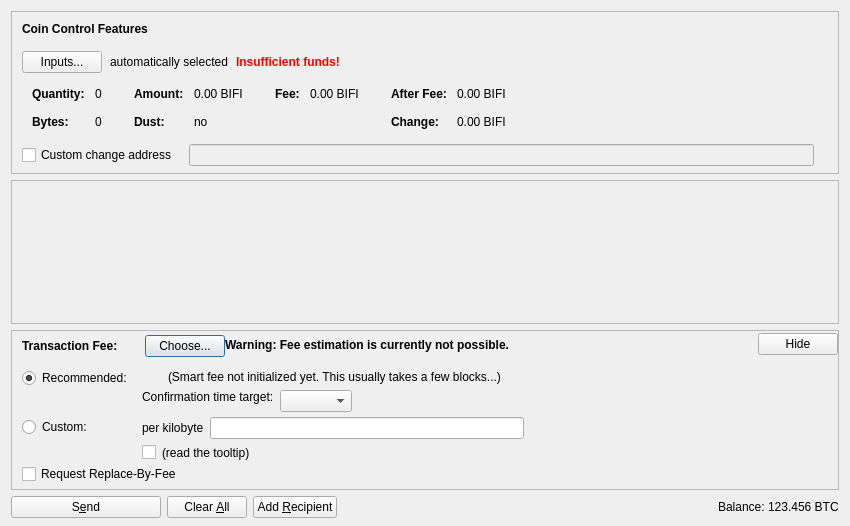
<?xml version="1.0" encoding="UTF-8"?>
<ui version="4.0">
 <class>SendCoinsDialog</class>
 <widget class="QDialog" name="SendCoinsDialog">
  <property name="geometry">
   <rect>
    <x>0</x>
    <y>0</y>
    <width>850</width>
    <height>526</height>
   </rect>
  </property>
  <property name="windowTitle">
   <string>Send Coins</string>
  </property>
  <layout class="QVBoxLayout" name="verticalLayout" stretch="0,1,0,0">
   <property name="bottomMargin">
    <number>8</number>
   </property>
   <item>
    <widget class="QFrame" name="frameCoinControl">
     <property name="sizePolicy">
      <sizepolicy hsizetype="Expanding" vsizetype="Expanding">
       <horstretch>0</horstretch>
       <verstretch>0</verstretch>
      </sizepolicy>
     </property>
     <property name="maximumSize">
      <size>
       <width>16777215</width>
       <height>16777215</height>
      </size>
     </property>
     <property name="frameShape">
      <enum>QFrame::StyledPanel</enum>
     </property>
     <property name="frameShadow">
      <enum>QFrame::Sunken</enum>
     </property>
     <layout class="QVBoxLayout" name="verticalLayoutCoinControl2">
      <property name="spacing">
       <number>0</number>
      </property>
      <property name="leftMargin">
       <number>0</number>
      </property>
      <property name="topMargin">
       <number>0</number>
      </property>
      <property name="rightMargin">
       <number>0</number>
      </property>
      <property name="bottomMargin">
       <number>6</number>
      </property>
      <item>
       <layout class="QVBoxLayout" name="verticalLayoutCoinControl" stretch="0,0,0,0,1">
        <property name="spacing">
         <number>0</number>
        </property>
        <property name="leftMargin">
         <number>10</number>
        </property>
        <property name="topMargin">
         <number>10</number>
        </property>
        <item>
         <layout class="QHBoxLayout" name="horizontalLayoutCoinControl1">
          <property name="bottomMargin">
           <number>15</number>
          </property>
          <item>
           <widget class="QLabel" name="labelCoinControlFeatures">
            <property name="sizePolicy">
             <sizepolicy hsizetype="Preferred" vsizetype="Maximum">
              <horstretch>0</horstretch>
              <verstretch>0</verstretch>
             </sizepolicy>
            </property>
            <property name="font">
             <font>
              <weight>75</weight>
              <bold>true</bold>
             </font>
            </property>
            <property name="styleSheet">
             <string notr="true">font-weight:bold;</string>
            </property>
            <property name="text">
             <string>Coin Control Features</string>
            </property>
           </widget>
          </item>
         </layout>
        </item>
        <item>
         <layout class="QHBoxLayout" name="horizontalLayoutCoinControl2" stretch="0,0,0,0">
          <property name="spacing">
           <number>8</number>
          </property>
          <property name="bottomMargin">
           <number>10</number>
          </property>
          <item>
           <widget class="QPushButton" name="pushButtonCoinControl">
            <property name="styleSheet">
             <string notr="true"/>
            </property>
            <property name="text">
             <string>Inputs...</string>
            </property>
            <property name="autoDefault">
             <bool>false</bool>
            </property>
           </widget>
          </item>
          <item>
           <widget class="QLabel" name="labelCoinControlAutomaticallySelected">
            <property name="text">
             <string>automatically selected</string>
            </property>
            <property name="margin">
             <number>5</number>
            </property>
           </widget>
          </item>
          <item>
           <widget class="QLabel" name="labelCoinControlInsuffFunds">
            <property name="font">
             <font>
              <weight>75</weight>
              <bold>true</bold>
             </font>
            </property>
            <property name="styleSheet">
             <string notr="true">color:red;font-weight:bold;</string>
            </property>
            <property name="text">
             <string>Insufficient funds!</string>
            </property>
            <property name="margin">
             <number>5</number>
            </property>
           </widget>
          </item>
          <item>
           <spacer name="horizontalSpacerCoinControl">
            <property name="orientation">
             <enum>Qt::Horizontal</enum>
            </property>
            <property name="sizeHint" stdset="0">
             <size>
              <width>40</width>
              <height>1</height>
             </size>
            </property>
           </spacer>
          </item>
         </layout>
        </item>
        <item>
         <widget class="QWidget" name="widgetCoinControl" native="true">
          <property name="sizePolicy">
           <sizepolicy hsizetype="Preferred" vsizetype="Preferred">
            <horstretch>0</horstretch>
            <verstretch>0</verstretch>
           </sizepolicy>
          </property>
          <property name="minimumSize">
           <size>
            <width>0</width>
            <height>0</height>
           </size>
          </property>
          <property name="styleSheet">
           <string notr="true"/>
          </property>
          <layout class="QHBoxLayout" name="horizontalLayoutCoinControl5">
           <property name="leftMargin">
            <number>0</number>
           </property>
           <property name="topMargin">
            <number>0</number>
           </property>
           <property name="rightMargin">
            <number>0</number>
           </property>
           <property name="bottomMargin">
            <number>0</number>
           </property>
           <item>
            <layout class="QHBoxLayout" name="horizontalLayoutCoinControl3" stretch="0,0,0,1">
             <property name="spacing">
              <number>20</number>
             </property>
             <property name="topMargin">
              <number>0</number>
             </property>
             <property name="bottomMargin">
              <number>10</number>
             </property>
             <item>
              <layout class="QFormLayout" name="formLayoutCoinControl1">
               <property name="horizontalSpacing">
                <number>10</number>
               </property>
               <property name="verticalSpacing">
                <number>14</number>
               </property>
               <property name="leftMargin">
                <number>10</number>
               </property>
               <property name="topMargin">
                <number>4</number>
               </property>
               <property name="rightMargin">
                <number>6</number>
               </property>
               <item row="0" column="0">
                <widget class="QLabel" name="labelCoinControlQuantityText">
                 <property name="font">
                  <font>
                   <weight>75</weight>
                   <bold>true</bold>
                  </font>
                 </property>
                 <property name="text">
                  <string>Quantity:</string>
                 </property>
                 <property name="margin">
                  <number>0</number>
                 </property>
                </widget>
               </item>
               <item row="0" column="1">
                <widget class="QLabel" name="labelCoinControlQuantity">
                 <property name="cursor">
                  <cursorShape>IBeamCursor</cursorShape>
                 </property>
                 <property name="contextMenuPolicy">
                  <enum>Qt::ActionsContextMenu</enum>
                 </property>
                 <property name="text">
                  <string notr="true">0</string>
                 </property>
                 <property name="margin">
                  <number>0</number>
                 </property>
                 <property name="textInteractionFlags">
                  <set>Qt::LinksAccessibleByMouse|Qt::TextSelectableByKeyboard|Qt::TextSelectableByMouse</set>
                 </property>
                </widget>
               </item>
               <item row="1" column="0">
                <widget class="QLabel" name="labelCoinControlBytesText">
                 <property name="font">
                  <font>
                   <weight>75</weight>
                   <bold>true</bold>
                  </font>
                 </property>
                 <property name="text">
                  <string>Bytes:</string>
                 </property>
                </widget>
               </item>
               <item row="1" column="1">
                <widget class="QLabel" name="labelCoinControlBytes">
                 <property name="cursor">
                  <cursorShape>IBeamCursor</cursorShape>
                 </property>
                 <property name="contextMenuPolicy">
                  <enum>Qt::ActionsContextMenu</enum>
                 </property>
                 <property name="text">
                  <string notr="true">0</string>
                 </property>
                 <property name="textInteractionFlags">
                  <set>Qt::LinksAccessibleByMouse|Qt::TextSelectableByKeyboard|Qt::TextSelectableByMouse</set>
                 </property>
                </widget>
               </item>
              </layout>
             </item>
             <item>
              <layout class="QFormLayout" name="formLayoutCoinControl2">
               <property name="horizontalSpacing">
                <number>10</number>
               </property>
               <property name="verticalSpacing">
                <number>14</number>
               </property>
               <property name="leftMargin">
                <number>6</number>
               </property>
               <property name="topMargin">
                <number>4</number>
               </property>
               <property name="rightMargin">
                <number>6</number>
               </property>
               <item row="0" column="0">
                <widget class="QLabel" name="labelCoinControlAmountText">
                 <property name="font">
                  <font>
                   <weight>75</weight>
                   <bold>true</bold>
                  </font>
                 </property>
                 <property name="text">
                  <string>Amount:</string>
                 </property>
                 <property name="margin">
                  <number>0</number>
                 </property>
                </widget>
               </item>
               <item row="0" column="1">
                <widget class="QLabel" name="labelCoinControlAmount">
                 <property name="cursor">
                  <cursorShape>IBeamCursor</cursorShape>
                 </property>
                 <property name="contextMenuPolicy">
                  <enum>Qt::ActionsContextMenu</enum>
                 </property>
                 <property name="text">
                  <string notr="true">0.00 BIFI</string>
                 </property>
                 <property name="textInteractionFlags">
                  <set>Qt::LinksAccessibleByMouse|Qt::TextSelectableByKeyboard|Qt::TextSelectableByMouse</set>
                 </property>
                </widget>
               </item>
               <item row="1" column="0">
                <widget class="QLabel" name="labelCoinControlLowOutputText">
                 <property name="font">
                  <font>
                   <weight>75</weight>
                   <bold>true</bold>
                  </font>
                 </property>
                 <property name="text">
                  <string>Dust:</string>
                 </property>
                </widget>
               </item>
               <item row="1" column="1">
                <widget class="QLabel" name="labelCoinControlLowOutput">
                 <property name="cursor">
                  <cursorShape>IBeamCursor</cursorShape>
                 </property>
                 <property name="contextMenuPolicy">
                  <enum>Qt::ActionsContextMenu</enum>
                 </property>
                 <property name="text">
                  <string notr="true">no</string>
                 </property>
                 <property name="textInteractionFlags">
                  <set>Qt::LinksAccessibleByMouse|Qt::TextSelectableByKeyboard|Qt::TextSelectableByMouse</set>
                 </property>
                </widget>
               </item>
              </layout>
             </item>
             <item>
              <layout class="QFormLayout" name="formLayoutCoinControl3">
               <property name="horizontalSpacing">
                <number>10</number>
               </property>
               <property name="verticalSpacing">
                <number>14</number>
               </property>
               <property name="leftMargin">
                <number>6</number>
               </property>
               <property name="topMargin">
                <number>4</number>
               </property>
               <property name="rightMargin">
                <number>6</number>
               </property>
               <item row="0" column="0">
                <widget class="QLabel" name="labelCoinControlFeeText">
                 <property name="font">
                  <font>
                   <weight>75</weight>
                   <bold>true</bold>
                  </font>
                 </property>
                 <property name="text">
                  <string>Fee:</string>
                 </property>
                 <property name="margin">
                  <number>0</number>
                 </property>
                </widget>
               </item>
               <item row="0" column="1">
                <widget class="QLabel" name="labelCoinControlFee">
                 <property name="cursor">
                  <cursorShape>IBeamCursor</cursorShape>
                 </property>
                 <property name="contextMenuPolicy">
                  <enum>Qt::ActionsContextMenu</enum>
                 </property>
                 <property name="text">
                  <string notr="true">0.00 BIFI</string>
                 </property>
                 <property name="textInteractionFlags">
                  <set>Qt::LinksAccessibleByMouse|Qt::TextSelectableByKeyboard|Qt::TextSelectableByMouse</set>
                 </property>
                </widget>
               </item>
              </layout>
             </item>
             <item>
              <layout class="QFormLayout" name="formLayoutCoinControl4">
               <property name="horizontalSpacing">
                <number>10</number>
               </property>
               <property name="verticalSpacing">
                <number>14</number>
               </property>
               <property name="leftMargin">
                <number>6</number>
               </property>
               <property name="topMargin">
                <number>4</number>
               </property>
               <property name="rightMargin">
                <number>6</number>
               </property>
               <item row="0" column="0">
                <widget class="QLabel" name="labelCoinControlAfterFeeText">
                 <property name="font">
                  <font>
                   <weight>75</weight>
                   <bold>true</bold>
                  </font>
                 </property>
                 <property name="text">
                  <string>After Fee:</string>
                 </property>
                 <property name="margin">
                  <number>0</number>
                 </property>
                </widget>
               </item>
               <item row="0" column="1">
                <widget class="QLabel" name="labelCoinControlAfterFee">
                 <property name="cursor">
                  <cursorShape>IBeamCursor</cursorShape>
                 </property>
                 <property name="contextMenuPolicy">
                  <enum>Qt::ActionsContextMenu</enum>
                 </property>
                 <property name="text">
                  <string notr="true">0.00 BIFI</string>
                 </property>
                 <property name="textInteractionFlags">
                  <set>Qt::LinksAccessibleByMouse|Qt::TextSelectableByKeyboard|Qt::TextSelectableByMouse</set>
                 </property>
                </widget>
               </item>
               <item row="1" column="0">
                <widget class="QLabel" name="labelCoinControlChangeText">
                 <property name="font">
                  <font>
                   <weight>75</weight>
                   <bold>true</bold>
                  </font>
                 </property>
                 <property name="text">
                  <string>Change:</string>
                 </property>
                </widget>
               </item>
               <item row="1" column="1">
                <widget class="QLabel" name="labelCoinControlChange">
                 <property name="cursor">
                  <cursorShape>IBeamCursor</cursorShape>
                 </property>
                 <property name="contextMenuPolicy">
                  <enum>Qt::ActionsContextMenu</enum>
                 </property>
                 <property name="text">
                  <string notr="true">0.00 BIFI</string>
                 </property>
                 <property name="textInteractionFlags">
                  <set>Qt::LinksAccessibleByMouse|Qt::TextSelectableByKeyboard|Qt::TextSelectableByMouse</set>
                 </property>
                </widget>
               </item>
              </layout>
             </item>
            </layout>
           </item>
          </layout>
         </widget>
        </item>
        <item>
         <layout class="QHBoxLayout" name="horizontalLayoutCoinControl4" stretch="0,0,0">
          <property name="spacing">
           <number>12</number>
          </property>
          <property name="sizeConstraint">
           <enum>QLayout::SetDefaultConstraint</enum>
          </property>
          <property name="topMargin">
           <number>5</number>
          </property>
          <property name="rightMargin">
           <number>5</number>
          </property>
          <item>
           <widget class="QCheckBox" name="checkBoxCoinControlChange">
            <property name="toolTip">
             <string>If this is activated, but the change address is empty or invalid, change will be sent to a newly generated address.</string>
            </property>
            <property name="text">
             <string>Custom change address</string>
            </property>
           </widget>
          </item>
          <item>
           <widget class="QValidatedLineEdit" name="lineEditCoinControlChange">
            <property name="enabled">
             <bool>false</bool>
            </property>
            <property name="sizePolicy">
             <sizepolicy hsizetype="Expanding" vsizetype="Fixed">
              <horstretch>0</horstretch>
              <verstretch>0</verstretch>
             </sizepolicy>
            </property>
           </widget>
          </item>
          <item>
           <widget class="QLabel" name="labelCoinControlChangeLabel">
            <property name="sizePolicy">
             <sizepolicy hsizetype="Preferred" vsizetype="Expanding">
              <horstretch>0</horstretch>
              <verstretch>0</verstretch>
             </sizepolicy>
            </property>
            <property name="minimumSize">
             <size>
              <width>0</width>
              <height>0</height>
             </size>
            </property>
            <property name="text">
             <string/>
            </property>
            <property name="margin">
             <number>3</number>
            </property>
           </widget>
          </item>
         </layout>
        </item>
        <item>
         <spacer name="verticalSpacerCoinControl">
          <property name="orientation">
           <enum>Qt::Vertical</enum>
          </property>
          <property name="sizeHint" stdset="0">
           <size>
            <width>800</width>
            <height>1</height>
           </size>
          </property>
         </spacer>
        </item>
       </layout>
      </item>
     </layout>
    </widget>
   </item>
   <item>
    <widget class="QScrollArea" name="scrollArea">
     <property name="widgetResizable">
      <bool>true</bool>
     </property>
     <widget class="QWidget" name="scrollAreaWidgetContents">
      <property name="geometry">
       <rect>
        <x>0</x>
        <y>0</y>
        <width>830</width>
        <height>104</height>
       </rect>
      </property>
      <layout class="QVBoxLayout" name="verticalLayout_2" stretch="0,1">
       <property name="leftMargin">
        <number>0</number>
       </property>
       <property name="topMargin">
        <number>0</number>
       </property>
       <property name="rightMargin">
        <number>0</number>
       </property>
       <property name="bottomMargin">
        <number>0</number>
       </property>
       <item>
        <layout class="QVBoxLayout" name="entries">
         <property name="spacing">
          <number>6</number>
         </property>
        </layout>
       </item>
       <item>
        <spacer name="verticalSpacer">
         <property name="orientation">
          <enum>Qt::Vertical</enum>
         </property>
         <property name="sizeHint" stdset="0">
          <size>
           <width>20</width>
           <height>40</height>
          </size>
         </property>
        </spacer>
       </item>
      </layout>
     </widget>
    </widget>
   </item>
   <item>
    <widget class="QFrame" name="frameFee">
     <property name="sizePolicy">
      <sizepolicy hsizetype="Expanding" vsizetype="Expanding">
       <horstretch>0</horstretch>
       <verstretch>0</verstretch>
      </sizepolicy>
     </property>
     <property name="maximumSize">
      <size>
       <width>16777215</width>
       <height>16777215</height>
      </size>
     </property>
     <property name="frameShape">
      <enum>QFrame::StyledPanel</enum>
     </property>
     <property name="frameShadow">
      <enum>QFrame::Sunken</enum>
     </property>
     <layout class="QVBoxLayout" name="verticalLayoutFee1">
      <property name="spacing">
       <number>0</number>
      </property>
      <property name="leftMargin">
       <number>0</number>
      </property>
      <property name="topMargin">
       <number>0</number>
      </property>
      <property name="rightMargin">
       <number>0</number>
      </property>
      <property name="bottomMargin">
       <number>0</number>
      </property>
      <item>
       <layout class="QVBoxLayout" name="verticalLayoutFee2" stretch="0,0,0">
        <property name="spacing">
         <number>0</number>
        </property>
        <property name="leftMargin">
         <number>10</number>
        </property>
        <property name="topMargin">
         <number>0</number>
        </property>
        <item>
         <layout class="QHBoxLayout" name="horizontalLayoutFee1">
          <property name="bottomMargin">
           <number>0</number>
          </property>
          <item>
           <layout class="QVBoxLayout" name="verticalLayoutFee7">
            <property name="spacing">
             <number>0</number>
            </property>
            <item>
             <spacer name="verticalSpacerSmartFee">
              <property name="orientation">
               <enum>Qt::Vertical</enum>
              </property>
              <property name="sizeType">
               <enum>QSizePolicy::Fixed</enum>
              </property>
              <property name="sizeHint" stdset="0">
               <size>
                <width>1</width>
                <height>4</height>
               </size>
              </property>
             </spacer>
            </item>
            <item>
             <layout class="QHBoxLayout" name="horizontalLayoutSmartFee">
              <property name="spacing">
               <number>10</number>
              </property>
              <item>
               <widget class="QLabel" name="labelFeeHeadline">
                <property name="sizePolicy">
                 <sizepolicy hsizetype="Preferred" vsizetype="Maximum">
                  <horstretch>0</horstretch>
                  <verstretch>0</verstretch>
                 </sizepolicy>
                </property>
                <property name="font">
                 <font>
                  <weight>75</weight>
                  <bold>true</bold>
                 </font>
                </property>
                <property name="styleSheet">
                 <string notr="true">font-weight:bold;</string>
                </property>
                <property name="text">
                 <string>Transaction Fee:</string>
                </property>
               </widget>
              </item>
              <item>
               <widget class="QLabel" name="labelFeeMinimized">
                <property name="text">
                 <string/>
                </property>
               </widget>
              </item>
              <item>
               <widget class="QPushButton" name="buttonChooseFee">
                <property name="text">
                 <string>Choose...</string>
                </property>
               </widget>
              </item>
             </layout>
            </item>
            <item>
             <spacer name="verticalSpacer_5">
              <property name="orientation">
               <enum>Qt::Vertical</enum>
              </property>
              <property name="sizeHint" stdset="0">
               <size>
                <width>1</width>
                <height>1</height>
               </size>
              </property>
             </spacer>
            </item>
           </layout>
          </item>
          <item>
           <widget class="QLabel" name="fallbackFeeWarningLabel">
            <property name="toolTip">
             <string>Using the fallbackfee can result in sending a transaction that will take several hours or days (or never) to confirm. Consider choosing your fee manually or wait until you have validated the complete chain.</string>
            </property>
            <property name="font">
            <font>
                <weight>75</weight>
                <bold>true</bold>
            </font>
            </property>
            <property name="text">
             <string>Warning: Fee estimation is currently not possible.</string>
            </property>
            <property name="wordWrap">
             <bool>false</bool>
            </property>
           </widget>
          </item>
          <item>
           <spacer name="horizontalSpacer_4">
            <property name="orientation">
             <enum>Qt::Horizontal</enum>
            </property>
            <property name="sizeType">
             <enum>QSizePolicy::MinimumExpanding</enum>
            </property>
            <property name="sizeHint" stdset="0">
             <size>
              <width>40</width>
              <height>20</height>
             </size>
            </property>
           </spacer>
          </item>
          <item>
           <widget class="QPushButton" name="buttonMinimizeFee">
            <property name="toolTip">
             <string>collapse fee-settings</string>
            </property>
            <property name="text">
             <string>Hide</string>
            </property>
           </widget>
          </item>
         </layout>
        </item>
        <item>
         <widget class="QFrame" name="frameFeeSelection">
          <layout class="QVBoxLayout" name="verticalLayoutFee12">
           <property name="spacing">
            <number>0</number>
           </property>
           <property name="leftMargin">
            <number>0</number>
           </property>
           <property name="topMargin">
            <number>0</number>
           </property>
           <property name="rightMargin">
            <number>0</number>
           </property>
           <property name="bottomMargin">
            <number>0</number>
           </property>
           <item>
            <layout class="QGridLayout" name="gridLayoutFee">
             <property name="topMargin">
              <number>10</number>
             </property>
             <property name="bottomMargin">
              <number>4</number>
             </property>
             <property name="horizontalSpacing">
              <number>10</number>
             </property>
             <property name="verticalSpacing">
              <number>4</number>
             </property>
             <item row="1" column="1">
              <layout class="QVBoxLayout" name="verticalLayoutFee8">
               <property name="spacing">
                <number>6</number>
               </property>
               <item>
                <layout class="QHBoxLayout" name="horizontalLayoutFee13">
                 <item>
                  <widget class="QLabel" name="labelCustomPerKilobyte">
                   <property name="toolTip">
                    <string>If the custom fee is set to 1000 satoshis and the transaction is only 250 bytes, then &quot;per kilobyte&quot; only pays 250 satoshis in fee, while &quot;total at least&quot; pays 1000 satoshis. For transactions bigger than a kilobyte both pay by kilobyte.</string>
                   </property>
                   <property name="text">
                    <string>per kilobyte</string>
                   </property>
                  </widget>
                 </item>
                 <item>
                  <widget class="BitcoinAmountField" name="customFee"/>
                 </item>
                 <item>
                  <spacer name="horizontalSpacer_6">
                   <property name="orientation">
                    <enum>Qt::Horizontal</enum>
                   </property>
                   <property name="sizeHint" stdset="0">
                    <size>
                     <width>1</width>
                     <height>1</height>
                    </size>
                   </property>
                  </spacer>
                 </item>
                </layout>
               </item>
               <item>
                <layout class="QHBoxLayout" name="horizontalLayoutFee8">
                 <item>
                  <widget class="QCheckBox" name="checkBoxMinimumFee">
                   <property name="toolTip">
                    <string>Paying only the minimum fee is just fine as long as there is less transaction volume than space in the blocks. But be aware that this can end up in a never confirming transaction once there is more demand for bitcoin file transactions than the network can process.</string>
                   </property>
                   <property name="text">
                    <string/>
                   </property>
                  </widget>
                 </item>
                 <item>
                  <widget class="QLabel" name="labelMinFeeWarning">
                   <property name="enabled">
                    <bool>true</bool>
                   </property>
                   <property name="toolTip">
                    <string>Paying only the minimum fee is just fine as long as there is less transaction volume than space in the blocks. But be aware that this can end up in a never confirming transaction once there is more demand for bitcoin file transactions than the network can process.</string>
                   </property>
                   <property name="text">
                    <string>(read the tooltip)</string>
                   </property>
                   <property name="margin">
                    <number>5</number>
                   </property>
                  </widget>
                 </item>
                 <item>
                  <spacer name="horizontalSpacer_2">
                   <property name="orientation">
                    <enum>Qt::Horizontal</enum>
                   </property>
                   <property name="sizeHint" stdset="0">
                    <size>
                     <width>1</width>
                     <height>1</height>
                    </size>
                   </property>
                  </spacer>
                 </item>
                </layout>
               </item>
              </layout>
             </item>
             <item row="0" column="0">
              <layout class="QVBoxLayout" name="verticalLayoutFee4" stretch="0,1">
               <item>
                <widget class="QRadioButton" name="radioSmartFee">
                 <property name="text">
                  <string>Recommended:</string>
                 </property>
                 <property name="checked">
                  <bool>true</bool>
                 </property>
                 <attribute name="buttonGroup">
                  <string notr="true">groupFee</string>
                 </attribute>
                </widget>
               </item>
               <item>
                <spacer name="verticalSpacer_2">
                 <property name="orientation">
                  <enum>Qt::Vertical</enum>
                 </property>
                 <property name="sizeHint" stdset="0">
                  <size>
                   <width>1</width>
                   <height>1</height>
                  </size>
                 </property>
                </spacer>
               </item>
              </layout>
             </item>
             <item row="1" column="0">
              <layout class="QVBoxLayout" name="verticalLayoutFee9" stretch="0,1">
               <item>
                <widget class="QRadioButton" name="radioCustomFee">
                 <property name="text">
                  <string>Custom:</string>
                 </property>
                 <attribute name="buttonGroup">
                  <string notr="true">groupFee</string>
                 </attribute>
                </widget>
               </item>
               <item>
                <spacer name="verticalSpacer_6">
                 <property name="orientation">
                  <enum>Qt::Vertical</enum>
                 </property>
                 <property name="sizeHint" stdset="0">
                  <size>
                   <width>1</width>
                   <height>1</height>
                  </size>
                 </property>
                </spacer>
               </item>
              </layout>
             </item>
             <item row="0" column="1">
              <layout class="QVBoxLayout" name="verticalLayoutFee3" stretch="0,0,1">
               <property name="spacing">
                <number>6</number>
               </property>
               <property name="topMargin">
                <number>2</number>
               </property>
               <item>
                <layout class="QHBoxLayout" name="horizontalLayoutFee12">
                 <item>
                  <widget class="QLabel" name="labelSmartFee">
                   <property name="text">
                    <string/>
                   </property>
                   <property name="margin">
                    <number>2</number>
                   </property>
                  </widget>
                 </item>
                 <item>
                  <widget class="QLabel" name="labelFeeEstimation">
                   <property name="text">
                    <string/>
                   </property>
                  </widget>
                 </item>
                 <item>
                  <widget class="QLabel" name="labelSmartFee2">
                   <property name="text">
                    <string>(Smart fee not initialized yet. This usually takes a few blocks...)</string>
                   </property>
                   <property name="margin">
                    <number>2</number>
                   </property>
                  </widget>
                 </item>
                 <item>
                  <spacer name="horizontalSpacer_5">
                   <property name="orientation">
                    <enum>Qt::Horizontal</enum>
                   </property>
                   <property name="sizeHint" stdset="0">
                    <size>
                     <width>1</width>
                     <height>1</height>
                    </size>
                   </property>
                  </spacer>
                 </item>
                </layout>
               </item>
               <item>
                <layout class="QHBoxLayout" name="horizontalLayoutFee9">
                 <item>
                  <layout class="QVBoxLayout" name="verticalLayoutFee6">
                   <item>
                    <widget class="QLabel" name="labelSmartFee3">
                     <property name="text">
                      <string>Confirmation time target:</string>
                     </property>
                     <property name="margin">
                      <number>2</number>
                     </property>
                    </widget>
                   </item>
                   <item>
                    <spacer name="verticalSpacer_3">
                     <property name="orientation">
                      <enum>Qt::Vertical</enum>
                     </property>
                     <property name="sizeHint" stdset="0">
                      <size>
                       <width>1</width>
                       <height>1</height>
                      </size>
                     </property>
                    </spacer>
                   </item>
                  </layout>
                 </item>
                 <item>
                  <layout class="QVBoxLayout" name="verticalLayoutFee5">
                   <property name="rightMargin">
                    <number>30</number>
                   </property>
                   <item>
                    <layout class="QHBoxLayout" name="horizontalLayoutConfTarget">
                     <property name="bottomMargin">
                      <number>0</number>
                     </property>
                     <item>
                      <widget class="QComboBox" name="confTargetSelector"/>
                     </item>
                     <item>
                      <spacer name="horizontalSpacerConfTarget">
                       <property name="orientation">
                        <enum>Qt::Horizontal</enum>
                       </property>
                       <property name="sizeHint" stdset="0">
                        <size>
                         <width>40</width>
                         <height>20</height>
                        </size>
                       </property>
                      </spacer>
                     </item>
                    </layout>
                   </item>
                  </layout>
                 </item>
                </layout>
               </item>
               <item>
                <spacer name="verticalSpacer_4">
                 <property name="orientation">
                  <enum>Qt::Vertical</enum>
                 </property>
                 <property name="sizeHint" stdset="0">
                  <size>
                   <width>1</width>
                   <height>1</height>
                  </size>
                 </property>
                </spacer>
               </item>
              </layout>
             </item>
            </layout>
           </item>
           <item>
            <widget class="QCheckBox" name="optInRBF">
             <property name="text">
              <string>Request Replace-By-Fee</string>
             </property>
             <property name="toolTip">
              <string>Indicates that the sender may wish to replace this transaction with a new one paying higher fees (prior to being confirmed).</string>
             </property>
            </widget>
           </item>
          </layout>
         </widget>
        </item>
        <item>
         <spacer name="verticalSpacerFee">
          <property name="orientation">
           <enum>Qt::Vertical</enum>
          </property>
          <property name="sizeHint" stdset="0">
           <size>
            <width>40</width>
            <height>5</height>
           </size>
          </property>
         </spacer>
        </item>
       </layout>
      </item>
     </layout>
    </widget>
   </item>
   <item>
    <layout class="QHBoxLayout" name="horizontalLayout">
     <item>
      <widget class="QPushButton" name="sendButton">
       <property name="minimumSize">
        <size>
         <width>150</width>
         <height>0</height>
        </size>
       </property>
       <property name="toolTip">
        <string>Confirm the send action</string>
       </property>
       <property name="text">
        <string>S&amp;end</string>
       </property>
       <property name="icon">
        <iconset resource="../bitcoin.qrc">
         <normaloff>:/icons/send</normaloff>:/icons/send</iconset>
       </property>
       <property name="autoDefault">
        <bool>false</bool>
       </property>
       <property name="default">
        <bool>false</bool>
       </property>
      </widget>
     </item>
     <item>
      <widget class="QPushButton" name="clearButton">
       <property name="sizePolicy">
        <sizepolicy hsizetype="Minimum" vsizetype="Fixed">
         <horstretch>0</horstretch>
         <verstretch>0</verstretch>
        </sizepolicy>
       </property>
       <property name="toolTip">
        <string>Clear all fields of the form.</string>
       </property>
       <property name="text">
        <string>Clear &amp;All</string>
       </property>
       <property name="icon">
        <iconset resource="../bitcoin.qrc">
         <normaloff>:/icons/remove</normaloff>:/icons/remove</iconset>
       </property>
       <property name="autoDefault">
        <bool>false</bool>
       </property>
      </widget>
     </item>
     <item>
      <widget class="QPushButton" name="addButton">
       <property name="toolTip">
        <string>Send to multiple recipients at once</string>
       </property>
       <property name="text">
        <string>Add &amp;Recipient</string>
       </property>
       <property name="icon">
        <iconset resource="../bitcoin.qrc">
         <normaloff>:/icons/add</normaloff>:/icons/add</iconset>
       </property>
       <property name="autoDefault">
        <bool>false</bool>
       </property>
      </widget>
     </item>
     <item>
      <spacer name="horizontalSpacer">
       <property name="orientation">
        <enum>Qt::Horizontal</enum>
       </property>
       <property name="sizeHint" stdset="0">
        <size>
         <width>40</width>
         <height>20</height>
        </size>
       </property>
      </spacer>
     </item>
     <item>
      <layout class="QHBoxLayout" name="horizontalLayout_2">
       <property name="spacing">
        <number>3</number>
       </property>
       <item>
        <widget class="QLabel" name="label">
         <property name="sizePolicy">
          <sizepolicy hsizetype="Preferred" vsizetype="Fixed">
           <horstretch>0</horstretch>
           <verstretch>0</verstretch>
          </sizepolicy>
         </property>
         <property name="text">
          <string>Balance:</string>
         </property>
        </widget>
       </item>
       <item>
        <widget class="QLabel" name="labelBalance">
         <property name="sizePolicy">
          <sizepolicy hsizetype="Preferred" vsizetype="Fixed">
           <horstretch>0</horstretch>
           <verstretch>0</verstretch>
          </sizepolicy>
         </property>
         <property name="cursor">
          <cursorShape>IBeamCursor</cursorShape>
         </property>
         <property name="text">
          <string notr="true">123.456 BTC</string>
         </property>
         <property name="textInteractionFlags">
          <set>Qt::LinksAccessibleByMouse|Qt::TextSelectableByKeyboard|Qt::TextSelectableByMouse</set>
         </property>
        </widget>
       </item>
      </layout>
     </item>
    </layout>
   </item>
  </layout>
 </widget>
 <customwidgets>
  <customwidget>
   <class>QValidatedLineEdit</class>
   <extends>QLineEdit</extends>
   <header>qvalidatedlineedit.h</header>
  </customwidget>
  <customwidget>
   <class>BitcoinAmountField</class>
   <extends>QLineEdit</extends>
   <header>bitcoinamountfield.h</header>
   <container>1</container>
  </customwidget>
 </customwidgets>
 <resources>
  <include location="../bitcoin.qrc"/>
 </resources>
 <connections/>
 <buttongroups>
  <buttongroup name="groupFee"/>
 </buttongroups>
</ui>
